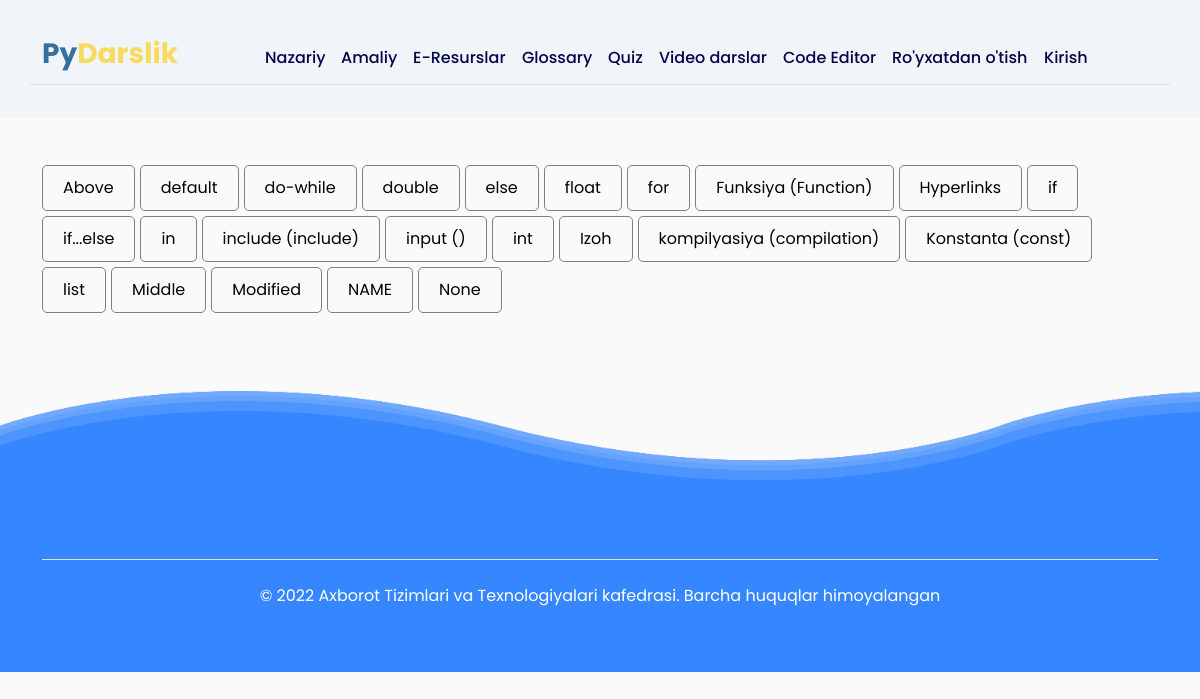
Before: /glossary_page/ with the older database file.
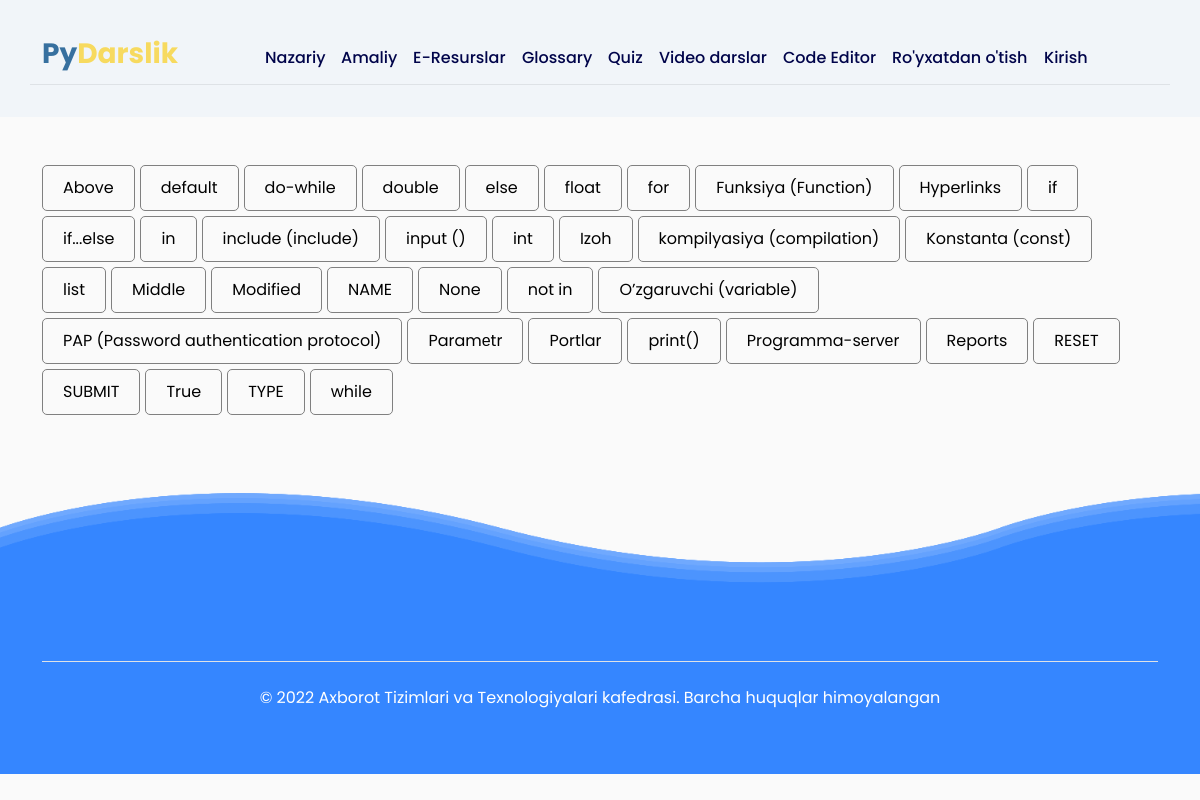
After: the same page with the newer database file.
### e_darslik/models.py (models this page shows, shortened)
class Glossary(models.Model):
    name = models.CharField(max_length=255)
    description = models.CharField(max_length=255)

### e_darslik/views.py (the view)
# urls.py: path('glossary_page/', views.glossary_page, name='glossary_page'),
def glossary_page(request):
    glossaries = Glossary.objects.all()
    context = {'glossaries': glossaries}
    return render(request, 'e_darslik/glossary_page.html', context)

### templates/e_darslik/glossary_page.html (shortened to what this page needs)
{% extends 'e_darslik/base.html' %}
{% load static %}
{% block content %}
{% include 'e_darslik/includes/navbar2.html' %}
<section class="glassary my-5">
    <div class="container">
        <div class="glass">
            {% for glossary in glossaries %}
            <button data-bs-toggle="popover" data-bs-trigger="focus" data-bs-title="{{ glossary.name }}"
                    data-bs-content="{{ glossary.description }}"
                    class="glass_item d-inline-block">
                {{ glossary.name }}
            </button>
            {% endfor %}
        </div>
    </div>
</section>
{% include 'e_darslik/includes/footer.html' %}
{% endblock %}

Changed rows visible on the page:
added Glossary: name "not in"
added Glossary: name "O’zgaruvchi (variable)"
added Glossary: name "PAP (Password authentication protocol)"
added Glossary: name "Paramеtr"
added Glossary: name "Portlar"
added Glossary: name "print()"
added Glossary: name "Programma-sеrvеr"
added Glossary: name "Reports"
added Glossary: name "RESET"
added Glossary: name "SUBMIT"
added Glossary: name "True"
added Glossary: name "TYPE"
added Glossary: name "while"
